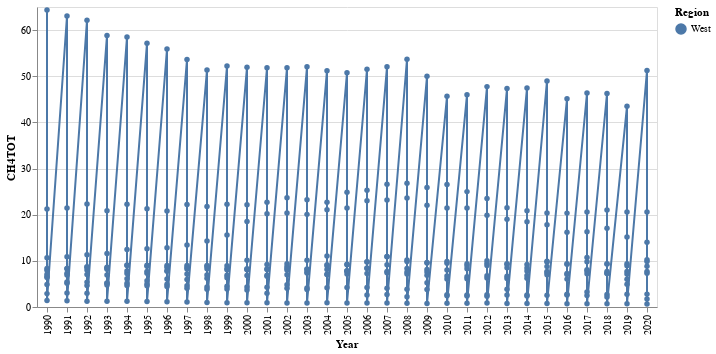

Source (notebook cell):
### Code cell
fig1 = alt.Chart(ghg).transform_filter(
    alt.FieldEqualPredicate(field='Region', equal='West')
).encode(
    x = alt.X("Year:O"),
    y = alt.Y("CH4TOT:Q"),
    color = alt.Color("Region:N")
).mark_line(point=True)

fig1

### Figure 1 — Vega-Lite specification as saved in the notebook (floating-point values rounded to 4 significant figures; data arrays with more than 128 entries replaced by an {"elided": "..."} marker saying what was removed)
{"config": {"view": {"continuousWidth": 300, "continuousHeight": 300}}, "data": {"name": "data-a75dd0c3ec157614e70e59ad13c511a5"}, "mark": {"type": "line", "point": true}, "encoding": {"color": {"field": "Region", "type": "nominal"}, "x": {"field": "Year", "type": "ordinal"}, "y": {"field": "CH4TOT", "type": "quantitative"}}, "transform": [{"filter": {"equal": "West", "field": "Region"}}], "$schema": "https://vega.github.io/schema/vega-lite/v5.16.3.json", "datasets": {"data-a75dd0c3ec157614e70e59ad13c511a5": {"elided": "1581 records"}}}
